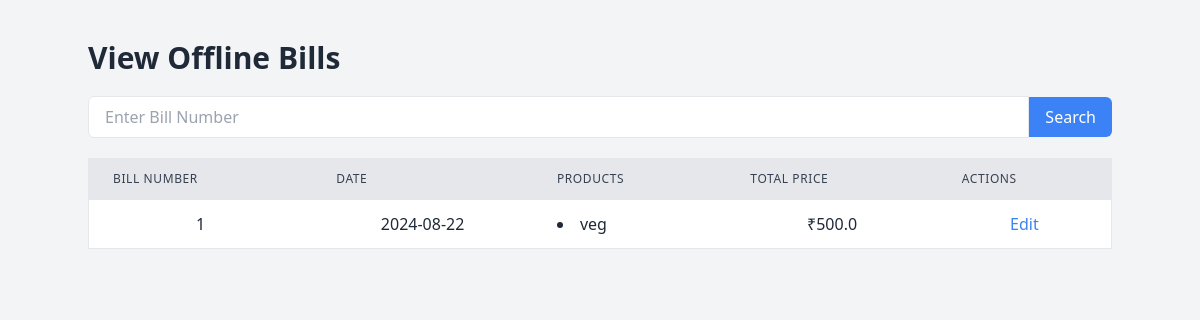
The page /search_offline_bill?bill_no=1 (signed in) on the database its author committed.
### models.py (models this page shows, shortened)
class TransactionRecord(db.Model):
    id = db.Column(db.Integer, primary_key=True)
    bill_no = db.Column(db.Integer, unique=True, nullable=False)
    date = db.Column(db.Date, nullable=False, default=datetime.utcnow)
    total_price = db.Column(db.Float, nullable=False)
    billing_mode = db.Column(db.String(10), nullable=False)  # New field to store 'online' or 'offline'
    organisation_id = db.Column(db.Integer, db.ForeignKey('organisation.id'), nullable=False)
    customer_id = db.Column(db.Integer, db.ForeignKey('customer.id'), nullable=True)  # Allow null if no customer info
    items = db.relationship('TransactionItem', backref='transaction', lazy=True)
    customer = db.relationship('Customer', backref='transaction_records')

class TransactionItem(db.Model):
    id = db.Column(db.Integer, primary_key=True)
    transaction_id = db.Column(db.Integer, db.ForeignKey('transaction_record.id'), nullable=False)
    product_id = db.Column(db.Integer, db.ForeignKey('product.id'), nullable=False)
    quantity = db.Column(db.Integer, nullable=False)
    total_price = db.Column(db.Float, nullable=False)

class Product(db.Model):
    id = db.Column(db.Integer, primary_key=True)
    name = db.Column(db.String(100), nullable=False)
    SKU = db.Column(db.String(50), nullable=False)
    net_price = db.Column(db.Float, nullable=False)
    selling_price = db.Column(db.Float, nullable=False)
    quantity = db.Column(db.Integer, nullable=False)
    seller = db.Column(db.String(100), nullable=False)
    organisation_id = db.Column(db.Integer, db.ForeignKey('organisation.id'), nullable=False)
    category_id = db.Column(db.Integer, db.ForeignKey('product_category.id'), nullable=True)  # Allow null if category not mandatory
    inventory = db.relationship('Inventory', backref='product', lazy=True)

### blueprints/billing.py (the view)
@billing_bp.route('/search_offline_bill', methods=['GET'])
def search_offline_bill():
    organisation_id = session.get('organisation_id')
    if not organisation_id:
        flash('User is not logged in!', 'danger')
        return redirect(url_for('auth.login'))
    bill_no = request.args.get('bill_no')
    bills = []
    bill_items_dict = {}
    if bill_no:
        bills = TransactionRecord.query.filter_by(
            organisation_id=organisation_id,
            billing_mode='offline',
            bill_no=bill_no
        ).all()
        if bills:
            bill_ids = [bill.id for bill in bills]
            bill_items = db.session.query(
                TransactionItem,
                Product.name.label('product_name'),
                Product.SKU.label('product_sku')
            ).join(Product, TransactionItem.product_id == Product.id).filter(
                TransactionItem.transaction_id.in_(bill_ids)
            ).all()
            for item in bill_items:
                if item.TransactionItem.transaction_id not in bill_items_dict:
                    bill_items_dict[item.TransactionItem.transaction_id] = []
                bill_items_dict[item.TransactionItem.transaction_id].append(item)
    return render_template('view_offline_bills.html', bills=bills, bill_items_dict=bill_items_dict)

### templates/view_offline_bills.html (shortened to what this page needs)
<!DOCTYPE html>
<html lang="en">
<head>
    <link href="https://cdn.jsdelivr.net/npm/tailwindcss@2.2.19/dist/tailwind.min.css" rel="stylesheet">
</head>
<body class="bg-gray-100 text-gray-800">
    <div class="container mx-auto mt-10">
        <h1 class="text-3xl font-bold mb-5">View Offline Bills</h1>
        <form method="GET" action="{{ url_for('billing.search_offline_bill') }}" class="mb-5">
            <div class="flex items-center">
                <input
                    type="text"
                    name="bill_no"
                    id="bill_no"
                    class="w-full px-4 py-2 border rounded-l-md focus:outline-none focus:ring-2 focus:ring-blue-500"
                    placeholder="Enter Bill Number"
                    required
                >
                <button type="submit" class="bg-blue-500 text-white px-4 py-2 rounded-r-md hover:bg-blue-600">
                    Search
                </button>
            </div>
        </form>
        <div class="overflow-x-auto">
            <table class="min-w-full bg-white border border-gray-200">
                <thead>
                    <tr class="bg-gray-200">
                        <th class="py-3 px-6 text-left text-xs font-medium text-gray-700 uppercase tracking-wider border-b">Bill Number</th>
                        <th class="py-3 px-6 text-left text-xs font-medium text-gray-700 uppercase tracking-wider border-b">Date</th>
                        <th class="py-3 px-6 text-left text-xs font-medium text-gray-700 uppercase tracking-wider border-b">Products</th>
                        <th class="py-3 px-6 text-left text-xs font-medium text-gray-700 uppercase tracking-wider border-b">Total Price</th>
                        <th class="py-3 px-6 text-left text-xs font-medium text-gray-700 uppercase tracking-wider border-b">Actions</th>
                    </tr>
                </thead>
                <tbody>
                    {% if bills %}
                        {% for bill in bills %}
                        <tr class="hover:bg-gray-100">
                            <td class="py-3 px-6 text-center border-b">{{ bill.bill_no }}</td>
                            <td class="py-3 px-6 text-center border-b">{{ bill.date }}</td>
                            <td class="py-3 px-6 border-b">
                                <ul class="list-disc list-inside">
                                    {% for item in bill_items_dict[bill.id] %}
                                    <li>
                                        {{ item.product_name }}
                                    </li>
                                    {% endfor %}
                                </ul>
                            </td>
                            <td class="py-3 px-6 text-center border-b">₹{{ bill.total_price }}</td>
                            <td class="py-3 px-6 text-center border-b">
                                <a href="{{ url_for('billing.edit_offline_bill', bill_id=bill.id) }}" class="text-blue-500 hover:text-blue-700">Edit</a>
                            </td>
                        </tr>
                        {% endfor %}
                    {% else %}
                        <tr>
                            <td colspan="5" class="py-3 px-6 text-center border-b">No bills found.</td>
                        </tr>
                    {% endif %}
                </tbody>
            </table>
        </div>
    </div>
</body>
</html>

### rows shown on the page
TransactionRecord: bill_no "1", date "2024-08-22", total_price "500.0"
TransactionItem: product_name "veg"
